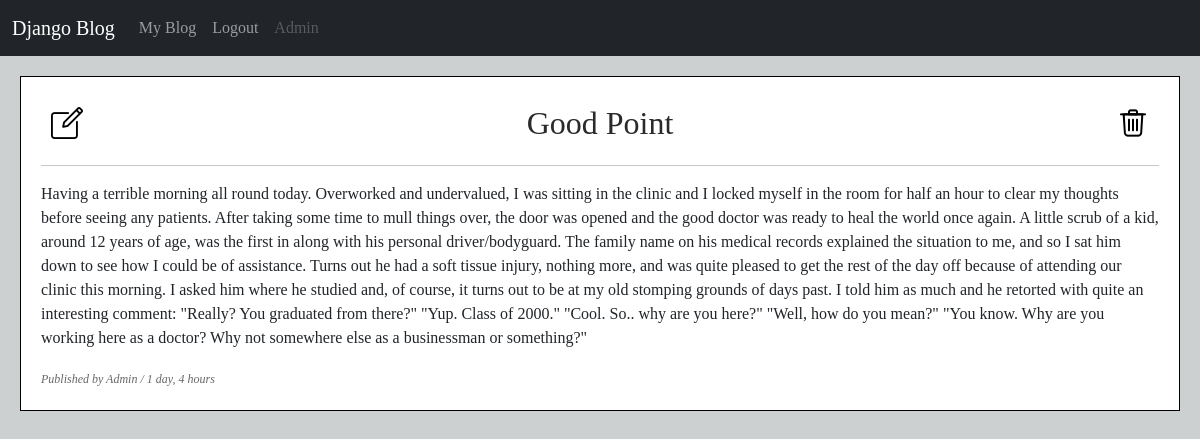
Screenshot of /blog/6/ (signed in) with the database file from the repository.
### blog/models.py (models this page shows, shortened)
class Blog(models.Model):
    author = models.ForeignKey(User, on_delete=models.CASCADE)
    title = models.CharField(max_length=150)
    text = models.TextField()
    published_date = models.DateTimeField(auto_now=True)
    updated_date = models.DateTimeField(auto_now_add=True)

### blog/views.py (the view)
# urls.py: path('blog/<int:blog_id>/', views.detail, name='detail'),
@login_required(login_url='accounts:login')
def detail(request, blog_id):
    blog = get_object_or_404(Blog, pk=blog_id)
    return render(request, 'blog/detail.html', {'blog':blog})

### blog/templates/blog/detail.html (shortened to what this page needs)
{% extends 'base.html' %}
{% load static %}
{% block content %}
    <div class="header-container">
        <h2 class="center-header">{{ blog.title }}</h2>
        {% if request.user == blog.author %}
            <a href="{% url 'blog:update' blog.id %}"><img src="{% static 'img/edit.png' %}" alt="Edit"></a>
            <a href="{% url 'blog:delete' blog.id %}"><img src="{% static 'img/delete.png' %}" alt="Delete"></a>
        {% else %}
            <a href="{% url 'blog:index' %}"><img src="{% static 'img/back.png' %}" alt="Back"></a>
        {% endif %}
    </div><hr>
    <p>{{ blog.text }}</p>
    <small><i>Published by {{ blog.author|title }} / {{ blog.published_date|timesince }}</i></small><br>
{% endblock %}

### templates/navbar.html (shortened to what this page needs)
<nav class="navbar navbar-dark bg-dark navbar-expand-lg">
  <div class="container-fluid">
    <a class="navbar-brand" href="{% url 'blog:index' %}">Django Blog</a>
    <div class="collapse navbar-collapse" id="navbarNavAltMarkup">
      <div class="navbar-nav">
        {% if request.user.is_authenticated %}
        <a class="nav-link" href="{% url 'blog:list' %}">My Blog</a>
            <a class="nav-link" href="{% url 'accounts:logout' %}">Logout</a>
            <a class="nav-link disabled" aria-disabled="true">{{ request.user|title }}</a>
        {% else %}
            <a class="nav-link" href="{% url 'accounts:login' %}">Login</a>
            <a class="nav-link" href="{% url 'accounts:register' %}">Sign Up</a>
        {% endif %}
      </div>
    </div>
  </div>
</nav>

### static/css/base.css (style rules this page uses)
body { background-color:rgb(205, 208, 208); font-family:cursive; }
h2 { color: rgb(44, 41, 41); text-align: center; }
small { font-size: 12px; color: rgb(102, 103, 104); }
a { text-decoration: none; }
.header-container { display: flex; justify-content: space-between; align-items: center; width: 100%; padding: 10px; }
.center-header { margin: 0 auto; position: absolute; left: 50%; transform: translateX(-50%); }

### rows the page displays
Blog: title "Good Point", text "Having a terrible morning all round today. Overworked and undervalued, I was sitting in the clinic and I locked myself in the room for half an hour to clear my thoughts before seeing any patients. After taking some time to mull things over, the door was opened and the good doctor was ready to heal the world once again. A little scrub of a kid, around 12 years of age, was the first in along with his personal driver/bodyguard. The family name on his medical records explained the situation to me, and so I sat him down to see how I could be of assistance. Turns out he had a soft tissue injury, nothing more, and was quite pleased to get the rest of the day off because of attending our clinic…", author "Admin", published_date "1 day, 4 hours"

### other values shown
{{ request.user|title }} "Admin"
